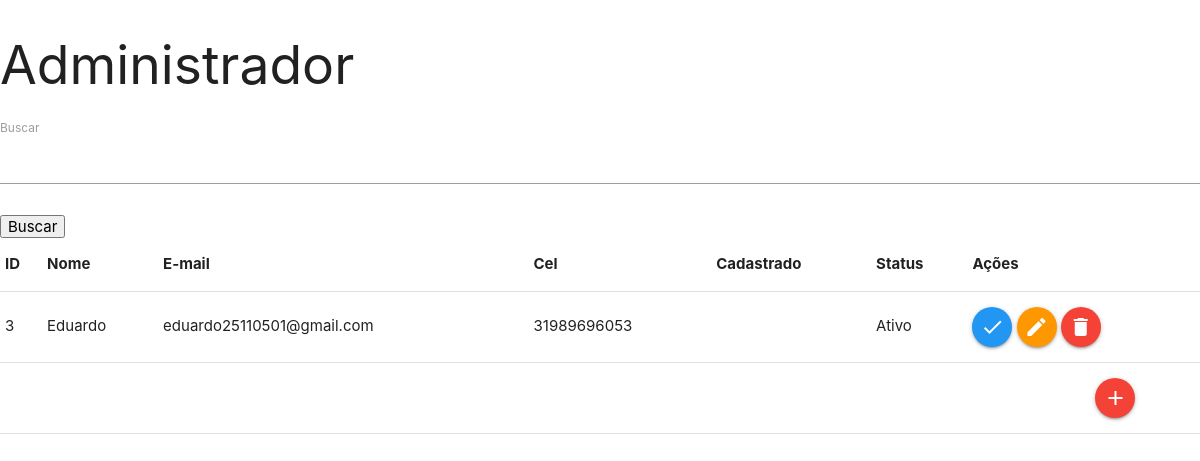
/GestaoAdministrador.php?buscar=Eduardo, run on the app's committed database.
### tables this page shows
CREATE TABLE IF NOT EXISTS `administrador` (
  `IdAdministrador` int(11) NOT NULL AUTO_INCREMENT,
  `Nome` varchar(150) NOT NULL,
  `Email` varchar(100) DEFAULT NULL,
  `Senha` varchar(45) DEFAULT NULL,
  `Telefone` varchar(20) DEFAULT NULL,
  `DataCadastro` datetime DEFAULT NULL,
  `Status` enum('Ativo','Inativo') DEFAULT NULL,
  PRIMARY KEY (`IdAdministrador`)
);

### GestaoAdministrador.php (the view, shortened to what this page needs)
<?php
   require 'Administrador.class.php';
  $filtro=$_GET['buscar'];
  if(!empty($filtro))
    $filtro="WHERE Nome LIKE '%$filtro%' OR Email LIKE '%$filtro%'";
   $pagina=1;
       $qnt_result_pg = 5;
       $inicio = ($pagina * $qnt_result_pg) - $qnt_result_pg;
      $query_Administrador ="SELECT IdAdministrador, Nome, Email, Telefone, DataCadastro, Status  FROM administrador $filtro ORDER BY IdAdministrador DESC LIMIT $inicio,$qnt_result_pg";
       $result_Administrador = $pdo->prepare($query_Administrador);
       $result_Administrador->execute();
       $dados ="<div class='table-responsive'>
                   <table class='table table-striped'>
                           <thead>
                               <tr>
                                   <th>ID</th>
                                   <th>Nome</th>
                                   <th>E-mail</th>
                                   <th>Cel</th>
                                   <th>Cadastrado</th>
                                   <th>Status</th>
                                   <th>Ações</th>
                               </tr>
                           </thead>
                           <tbody>";
       while ($row_Administrador = $result_Administrador->fetch(\PDO::FETCH_ASSOC)){
           extract($row_Administrador);
           $dados .="<tr>
                           <td>$IdAdministrador</td>
                           <td>$Nome</td>
                           <td>$Email</td>
                           <td>$Telefone</td>
                           <td>$DataCadastro</td>
                           <td>$Status</td>
                           <td colspan='3'><a href='MudarStatus.php?id=$IdAdministrador&status=$Status' onclick='funcao1($Nome)' class='btn-floating blue' onclick='funcao1($Nome)'><i class='material-icons'>check</i></a>
                                           <a href='editaradm.php?id=$IdAdministrador' class='btn-floating orange'><i class='material-icons'>edit</i></a>
                                           <a href='DeletarAdm.php?id=$IdAdministrador' class='btn-floating red modal-trigger'><i class='material-icons'>delete</i></a>
                   </tr>";
       }
       $dados .="<tr><td colspan='7'></td><td><a href='CadastroAdm.html' class='btn-floating red modal-trigger'><i class='material-icons'>add</i></a></td></tr>
       </tbody>
               </table>
           </div>";
       $dados .='</ul></nav>';
       $conteudo = $dados;
?>
<!DOCTYPE html>
<html lang="pt-br">
<head>
   <link rel="stylesheet" href="https://cdnjs.cloudflare.com/ajax/libs/materialize/1.0.0/css/materialize.min.css">
</head>
<body>
    <h2>Administrador</h2>
    <div id="principalhome">
            <div class="conteudoHome">
                    <form action="GestaoAdministrador.php">
                        <label>Buscar</label>
                        <input type="text" name="buscar"><br><br>
                       <button type="submit" id="btnbuscar">Buscar</button>
                    </form>
                    <?php echo $conteudo; ?>
            </div>
            </div>
</body>
</html>

### data on the page
administrador: IdAdministrador "3", Nome "Eduardo", Email "eduardo25110501@gmail.com", Telefone "31989696053", Status "Ativo"
